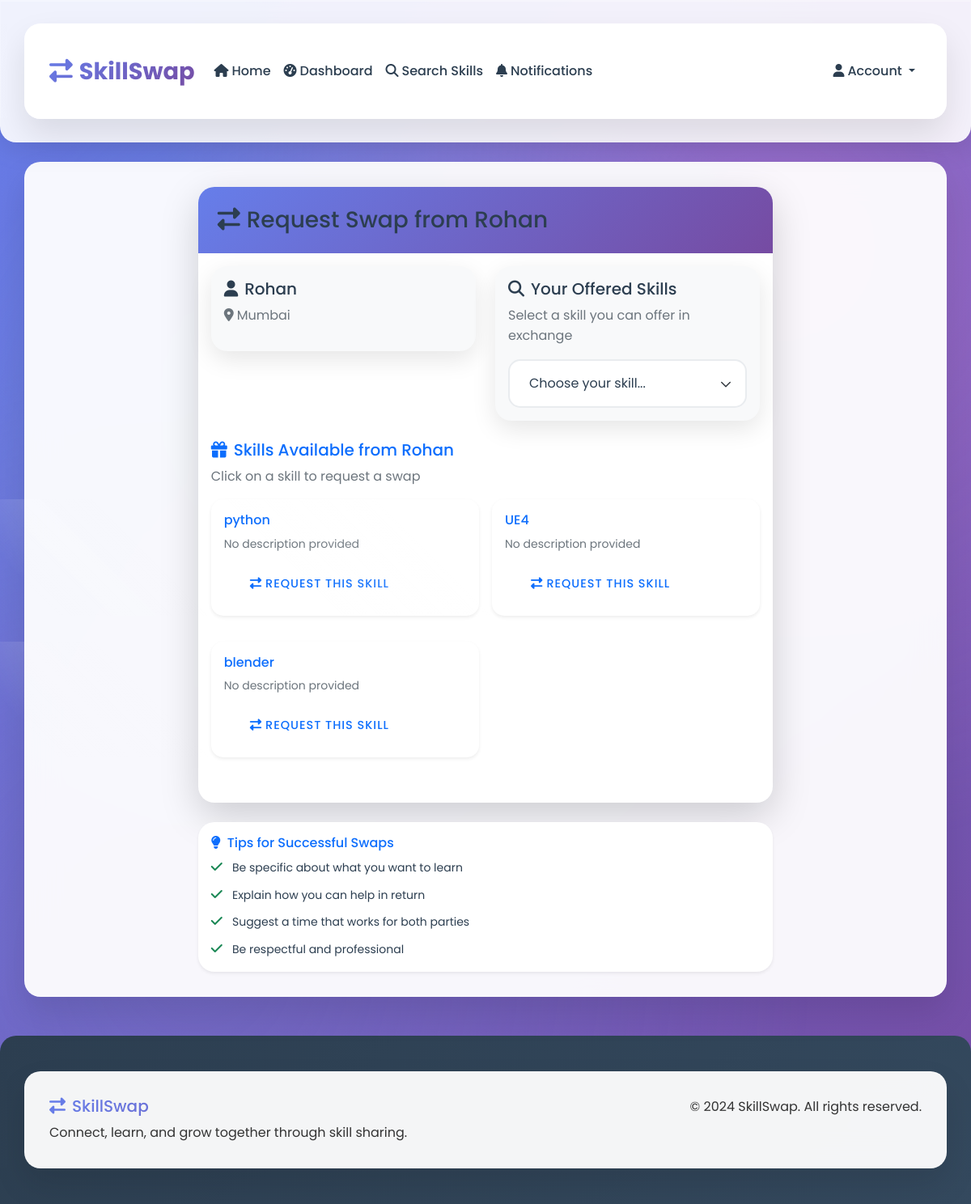
The app's page /request_from_user/3 (signed in), older data.
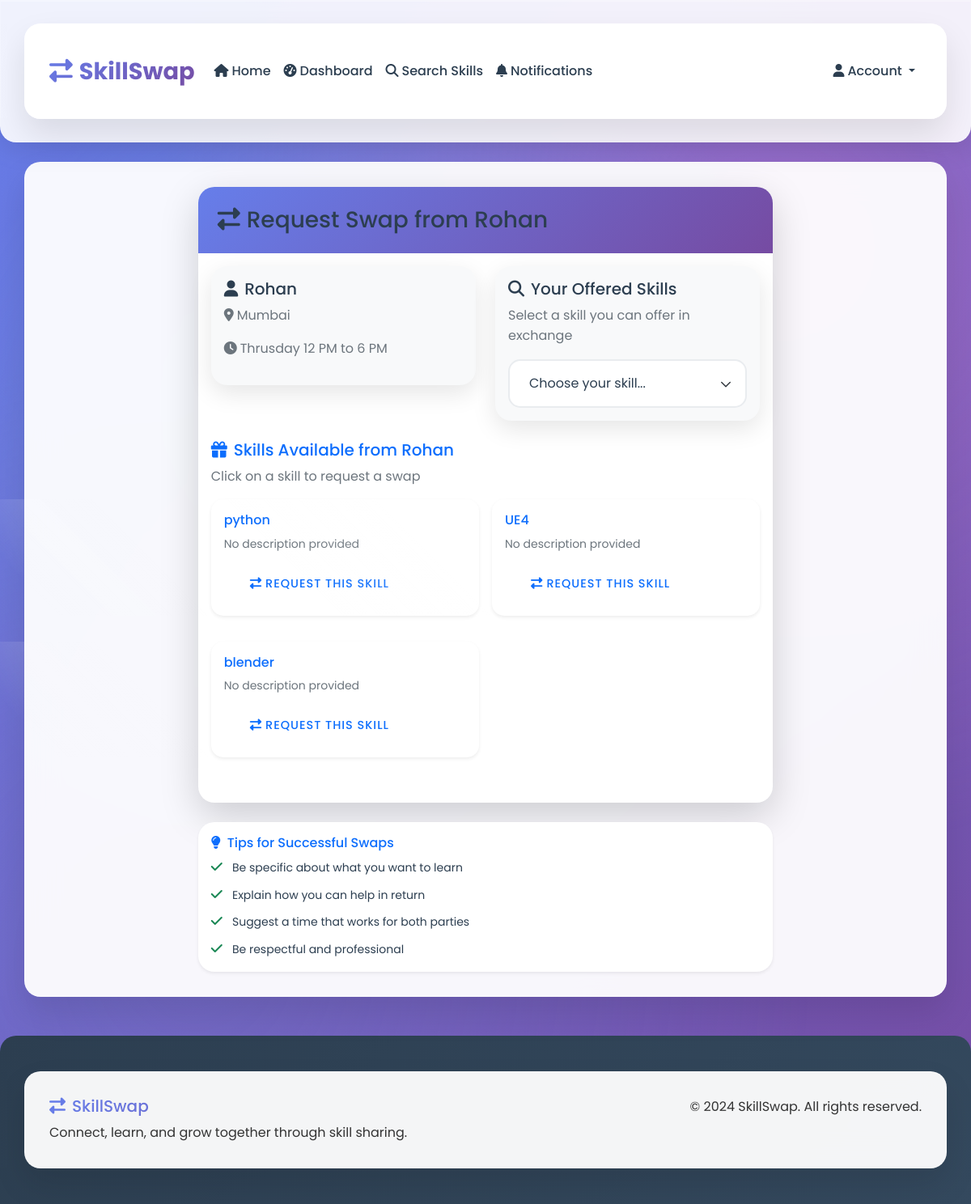
The same page, newer data.
### tables this page shows
CREATE TABLE users (
            id INTEGER PRIMARY KEY AUTOINCREMENT,
            email TEXT UNIQUE NOT NULL,
            password_hash TEXT NOT NULL,
            name TEXT NOT NULL,
            location TEXT,
            profile_photo TEXT,
            availability TEXT,
            is_public INTEGER DEFAULT 1,
            is_admin INTEGER DEFAULT 0,
            is_banned INTEGER DEFAULT 0,
            created_at TIMESTAMP DEFAULT CURRENT_TIMESTAMP
        , bio TEXT);

### skill_swap_app.py (the view)
@app.route('/request_from_user/<int:user_id>')
@login_required
def request_from_user(user_id):
    conn = get_db()
    user = conn.execute('SELECT * FROM users WHERE id = ? AND is_public = 1 AND is_banned = 0', (user_id,)).fetchone()
    if not user:
        flash('User not found or not available.', 'error')
        return redirect(url_for('index'))
    offered_skills = conn.execute('''
        SELECT * FROM skills
        WHERE user_id = ? AND skill_type = 'offered' AND is_approved = 1
    ''', (user_id,)).fetchall()
    if not offered_skills:
        flash('This user has no skills available for swapping.', 'warning')
        return redirect(url_for('index'))
    user_skills = conn.execute('''
        SELECT * FROM skills WHERE user_id = ? AND skill_type = 'offered'
    ''', (session['user_id'],)).fetchall()
    conn.close()
    user = convert_row_datetimes(user)
    offered_skills = convert_rows_datetimes(offered_skills)
    user_skills = convert_rows_datetimes(user_skills)
    return render_template('request_from_user.html',
                         target_user=user,
                         offered_skills=offered_skills,
                         user_skills=user_skills)

### skill_swap_app.py (called while the page is built)
def parse_datetime(timestamp_str):
    if timestamp_str is None:
        return None
    try:
        if 'T' in timestamp_str:
            return datetime.fromisoformat(timestamp_str.replace('Z', '+00:00'))
        else:
            return datetime.strptime(timestamp_str, '%Y-%m-%d %H:%M:%S')
    except:
        return None

def convert_row_datetimes(row):
    if row is None:
        return None
    if hasattr(row, 'keys'):
        row_dict = dict(row)
    else:
        row_dict = row
    timestamp_fields = ['created_at', 'updated_at']
    for field in timestamp_fields:
        if field in row_dict and row_dict[field]:
            row_dict[field] = parse_datetime(row_dict[field])
    return row_dict

def convert_rows_datetimes(rows):
    if not rows:
        return []
    return [convert_row_datetimes(row) for row in rows]

def get_db():
    conn = sqlite3.connect('skill_swap.db')
    conn.row_factory = sqlite3.Row
    return conn

### templates/request_from_user.html (shortened to what the changed rows need)
{% extends "base.html" %}
{% block content %}
<div class="row justify-content-center">
    <div class="col-lg-8">
        <div class="card border-0 shadow-lg">
            <div class="card-header">
                <h3 class="mb-0">
                    <i class="fas fa-exchange-alt me-2"></i>Request Swap from {{ target_user.name }}
                </h3>
            </div>
            <div class="card-body">
                <div class="row mb-4">
                    <div class="col-md-6">
                        <div class="card border-0 bg-light">
                            <div class="card-body">
                                <h5 class="card-title">
                                    <i class="fas fa-user me-2"></i>{{ target_user.name }}
                                </h5>
                                {% if target_user.location %}
                                <p class="text-muted">
                                    <i class="fas fa-map-marker-alt me-1"></i>{{ target_user.location }}
                                </p>
                                {% endif %}
                                {% if target_user.availability %}
                                <p class="text-muted">
                                    <i class="fas fa-clock me-1"></i>{{ target_user.availability }}
                                </p>
                                {% endif %}
                            </div>
                        </div>
                    </div>
                </div>
                <div class="mb-4">
                    <h5 class="text-primary">
                        <i class="fas fa-gift me-2"></i>Skills Available from {{ target_user.name }}
                    </h5>
                    <p class="text-muted">Click on a skill to request a swap</p>
                    <div class="row g-3">
                        {% for skill in offered_skills %}
                        <div class="col-md-6">
                        </div>
                        {% endfor %}
                    </div>
                </div>
            </div>
        </div>
    </div>
</div>
{% endblock %}

Row changes from the older to the newer data that the page shows:
changed users "Rohan": availability (not shown) → "Thrusday 12 PM to 6 PM"
